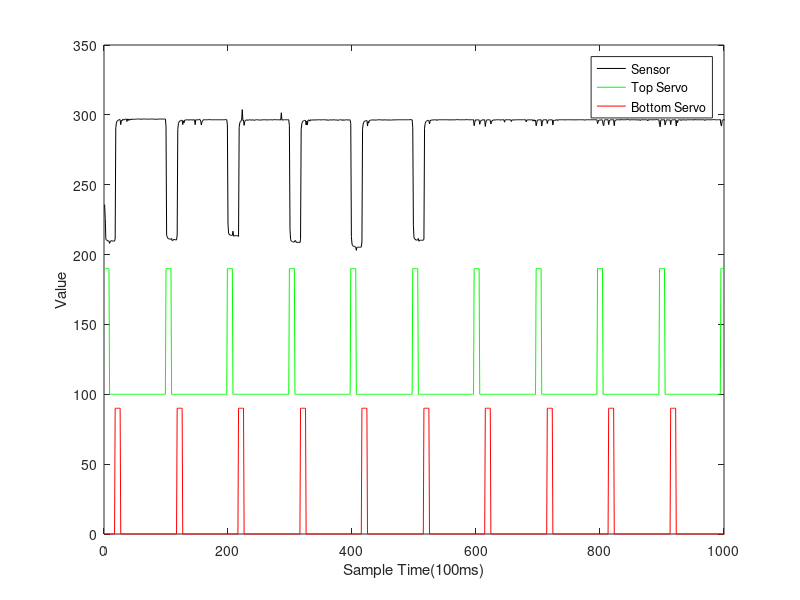

MATLAB code for this plot:
clc;
clear all;
close all;

data = [
    143	1	0
103	1	0
43	1	0
42	1	0
41	1	0
39	1	0
39	1	0
39	1	0
32	0	0
37	0	0
39	0	0
40	0	0
39	0	0
39	0	0
39	0	0
38	0	0
39	0	0
44	0	1
363	0	1
377	0	1
382	0	1
384	0	1
385	0	1
385	0	1
387	0	1
386	0	1
372	0	0
384	0	0
383	0	0
387	0	0
387	0	0
385	0	0
387	0	0
387	0	0
388	0	0
388	0	0
381	0	0
388	0	0
388	0	0
384	0	0
387	0	0
386	0	0
388	0	0
386	0	0
388	0	0
387	0	0
388	0	0
388	0	0
387	0	0
387	0	0
388	0	0
388	0	0
388	0	0
388	0	0
388	0	0
388	0	0
388	0	0
388	0	0
388	0	0
387	0	0
388	0	0
388	0	0
388	0	0
388	0	0
388	0	0
388	0	0
388	0	0
388	0	0
388	0	0
388	0	0
387	0	0
388	0	0
388	0	0
388	0	0
388	0	0
388	0	0
388	0	0
388	0	0
388	0	0
388	0	0
388	0	0
387	0	0
387	0	0
388	0	0
388	0	0
387	0	0
388	0	0
388	0	0
388	0	0
388	0	0
388	0	0
388	0	0
388	0	0
388	0	0
388	0	0
388	0	0
388	0	0
388	0	0
388	0	0
368	1	0
55	1	0
51	1	0
47	1	0
45	1	0
45	1	0
44	1	0
44	1	0
44	1	0
46	0	0
40	0	0
41	0	0
43	0	0
42	0	0
44	0	0
42	0	0
42	0	0
42	0	0
56	0	1
358	0	1
375	0	1
380	0	1
382	0	1
383	0	1
384	0	1
384	0	1
385	0	1
372	0	0
383	0	0
377	0	0
385	0	0
385	0	0
385	0	0
386	0	0
386	0	0
386	0	0
385	0	0
386	0	0
385	0	0
386	0	0
386	0	0
386	0	0
385	0	0
386	0	0
385	0	0
386	0	0
386	0	0
372	0	0
386	0	0
386	0	0
386	0	0
386	0	0
386	0	0
386	0	0
388	0	0
386	0	0
382	0	0
371	0	0
380	0	0
382	0	0
386	0	0
386	0	0
386	0	0
386	0	0
386	0	0
386	0	0
386	0	0
386	0	0
386	0	0
386	0	0
387	0	0
386	0	0
386	0	0
386	0	0
386	0	0
386	0	0
386	0	0
386	0	0
386	0	0
386	0	0
386	0	0
386	0	0
386	0	0
386	0	0
386	0	0
386	0	0
386	0	0
386	0	0
386	0	0
386	0	0
386	0	0
386	0	0
386	0	0
386	0	0
386	0	0
386	0	0
387	0	0
386	0	0
386	0	0
371	1	0
87	1	0
60	1	0
58	1	0
56	1	0
56	1	0
55	1	0
55	1	0
55	1	0
67	0	0
53	0	0
53	0	0
54	0	0
54	0	0
55	0	0
54	0	0
54	0	0
54	0	0
52	0	1
364	0	1
377	0	1
381	0	1
383	0	1
384	0	1
415	0	1
384	0	1
385	0	1
370	0	0
381	0	0
384	0	0
385	0	0
385	0	0
386	0	0
384	0	0
385	0	0
386	0	0
386	0	0
386	0	0
385	0	0
385	0	0
385	0	0
386	0	0
386	0	0
384	0	0
385	0	0
385	0	0
386	0	0
386	0	0
386	0	0
386	0	0
386	0	0
385	0	0
385	0	0
385	0	0
385	0	0
386	0	0
385	0	0
386	0	0
386	0	0
386	0	0
386	0	0
386	0	0
386	0	0
385	0	0
386	0	0
386	0	0
385	0	0
386	0	0
386	0	0
386	0	0
386	0	0
386	0	0
386	0	0
385	0	0
386	0	0
386	0	0
387	0	0
386	0	0
386	0	0
386	0	0
386	0	0
386	0	0
386	0	0
386	0	0
386	0	0
386	0	0
385	0	0
406	0	0
385	0	0
386	0	0
385	0	0
386	0	0
386	0	0
386	0	0
386	0	0
386	0	0
386	0	0
386	0	0
386	0	0
386	0	0
369	1	0
71	1	0
43	1	0
39	1	0
38	1	0
37	1	0
36	1	0
36	1	0
36	1	0
40	0	0
40	0	0
35	0	0
36	0	0
34	0	0
35	0	0
35	0	0
35	0	0
34	0	0
44	0	1
358	0	1
374	0	1
380	0	1
382	0	1
383	0	1
384	0	1
384	0	1
384	0	1
371	0	0
382	0	0
371	0	0
385	0	0
385	0	0
385	0	0
382	0	0
386	0	0
385	0	0
385	0	0
385	0	0
386	0	0
385	0	0
385	0	0
386	0	0
385	0	0
386	0	0
385	0	0
386	0	0
386	0	0
386	0	0
386	0	0
386	0	0
386	0	0
385	0	0
386	0	0
386	0	0
386	0	0
386	0	0
386	0	0
386	0	0
386	0	0
385	0	0
386	0	0
386	0	0
384	0	0
385	0	0
385	0	0
386	0	0
386	0	0
385	0	0
385	0	0
386	0	0
385	0	0
386	0	0
386	0	0
386	0	0
385	0	0
385	0	0
385	0	0
386	0	0
384	0	0
385	0	0
385	0	0
386	0	0
386	0	0
386	0	0
385	0	0
386	0	0
384	0	0
386	0	0
385	0	0
385	0	0
385	0	0
386	0	0
386	0	0
386	0	0
385	0	0
385	0	0
386	0	0
386	0	0
385	0	0
375	1	0
51	1	0
30	1	0
26	1	0
24	1	0
24	1	0
23	1	0
22	1	0
22	1	0
12	0	0
21	0	0
21	0	0
21	0	0
21	0	0
21	0	0
21	0	0
21	0	0
22	0	0
36	0	1
359	0	1
374	0	1
379	0	1
382	0	1
382	0	1
383	0	1
384	0	1
384	0	1
368	0	0
381	0	0
377	0	0
384	0	0
384	0	0
385	0	0
385	0	0
385	0	0
386	0	0
385	0	0
385	0	0
386	0	0
385	0	0
385	0	0
385	0	0
385	0	0
386	0	0
386	0	0
386	0	0
386	0	0
386	0	0
386	0	0
385	0	0
386	0	0
385	0	0
385	0	0
386	0	0
385	0	0
386	0	0
386	0	0
385	0	0
385	0	0
386	0	0
385	0	0
385	0	0
385	0	0
386	0	0
385	0	0
385	0	0
385	0	0
385	0	0
386	0	0
386	0	0
385	0	0
386	0	0
385	0	0
386	0	0
386	0	0
386	0	0
386	0	0
386	0	0
386	0	0
386	0	0
386	0	0
386	0	0
386	0	0
386	0	0
386	0	0
386	0	0
386	0	0
386	0	0
386	0	0
386	0	0
386	0	0
386	0	0
386	0	0
386	0	0
386	0	0
386	0	0
387	0	0
386	0	0
386	0	0
386	0	0
363	1	0
84	1	0
48	1	0
45	1	0
44	1	0
42	1	0
41	1	0
42	1	0
42	1	0
46	0	0
38	0	0
41	0	0
41	0	0
41	0	0
41	0	0
41	0	0
41	0	0
41	0	0
44	0	1
362	0	1
375	0	1
380	0	1
382	0	1
383	0	1
384	0	1
384	0	1
384	0	1
374	0	0
382	0	0
385	0	0
385	0	0
385	0	0
385	0	0
386	0	0
386	0	0
385	0	0
386	0	0
386	0	0
386	0	0
384	0	0
386	0	0
386	0	0
386	0	0
386	0	0
386	0	0
386	0	0
386	0	0
386	0	0
386	0	0
386	0	0
386	0	0
386	0	0
386	0	0
386	0	0
386	0	0
386	0	0
386	0	0
386	0	0
385	0	0
386	0	0
386	0	0
386	0	0
385	0	0
386	0	0
386	0	0
386	0	0
386	0	0
385	0	0
386	0	0
386	0	0
386	0	0
386	0	0
387	0	0
386	0	0
386	0	0
386	0	0
386	0	0
386	0	0
386	0	0
386	0	0
386	0	0
386	0	0
386	0	0
386	0	0
386	0	0
386	0	0
386	0	0
387	0	0
386	0	0
386	0	0
386	0	0
386	0	0
386	0	0
386	0	0
386	0	0
386	0	0
386	0	0
386	0	0
386	0	0
369	1	0
378	1	0
386	1	0
385	1	0
385	1	0
386	1	0
386	1	0
386	1	0
385	1	0
373	0	0
380	0	0
384	0	0
384	0	0
386	0	0
385	0	0
386	0	0
386	0	0
386	0	0
367	0	1
379	0	1
384	0	1
386	0	1
386	0	1
386	0	1
386	0	1
386	0	1
384	0	1
374	0	0
382	0	0
382	0	0
385	0	0
385	0	0
386	0	0
385	0	0
385	0	0
386	0	0
386	0	0
386	0	0
386	0	0
386	0	0
386	0	0
386	0	0
385	0	0
385	0	0
386	0	0
386	0	0
386	0	0
386	0	0
386	0	0
379	0	0
386	0	0
386	0	0
386	0	0
386	0	0
386	0	0
386	0	0
386	0	0
386	0	0
386	0	0
386	0	0
381	0	0
385	0	0
386	0	0
386	0	0
385	0	0
385	0	0
386	0	0
386	0	0
386	0	0
386	0	0
386	0	0
386	0	0
386	0	0
386	0	0
386	0	0
386	0	0
386	0	0
386	0	0
386	0	0
386	0	0
386	0	0
386	0	0
386	0	0
386	0	0
380	0	0
385	0	0
386	0	0
385	0	0
386	0	0
386	0	0
386	0	0
385	0	0
386	0	0
386	0	0
386	0	0
382	0	0
385	0	0
386	0	0
382	0	0
385	0	0
369	1	0
377	1	0
385	1	0
385	1	0
386	1	0
386	1	0
385	1	0
386	1	0
386	1	0
368	0	0
378	0	0
385	0	0
386	0	0
386	0	0
386	0	0
386	0	0
386	0	0
386	0	0
375	0	1
383	0	1
385	0	1
386	0	1
386	0	1
385	0	1
386	0	1
386	0	1
386	0	1
371	0	0
384	0	0
384	0	0
385	0	0
384	0	0
386	0	0
385	0	0
386	0	0
384	0	0
386	0	0
386	0	0
386	0	0
386	0	0
386	0	0
386	0	0
386	0	0
386	0	0
386	0	0
386	0	0
385	0	0
386	0	0
386	0	0
386	0	0
386	0	0
386	0	0
386	0	0
386	0	0
386	0	0
386	0	0
386	0	0
386	0	0
386	0	0
385	0	0
386	0	0
386	0	0
386	0	0
386	0	0
385	0	0
386	0	0
386	0	0
386	0	0
386	0	0
386	0	0
386	0	0
386	0	0
386	0	0
386	0	0
386	0	0
386	0	0
386	0	0
386	0	0
385	0	0
385	0	0
386	0	0
386	0	0
386	0	0
386	0	0
386	0	0
386	0	0
386	0	0
386	0	0
386	0	0
386	0	0
386	0	0
386	0	0
386	0	0
386	0	0
386	0	0
386	0	0
386	0	0
386	0	0
386	0	0
375	1	0
380	1	0
385	1	0
385	1	0
385	1	0
385	1	0
386	1	0
386	1	0
384	1	0
372	0	0
369	0	0
385	0	0
386	0	0
386	0	0
386	0	0
386	0	0
386	0	0
386	0	0
372	0	1
383	0	1
385	0	1
386	0	1
386	0	1
386	0	1
386	0	1
386	0	1
386	0	1
369	0	0
384	0	0
384	0	0
386	0	0
386	0	0
386	0	0
386	0	0
386	0	0
386	0	0
385	0	0
386	0	0
387	0	0
386	0	0
386	0	0
386	0	0
386	0	0
386	0	0
386	0	0
386	0	0
386	0	0
386	0	0
388	0	0
387	0	0
386	0	0
386	0	0
385	0	0
386	0	0
386	0	0
386	0	0
386	0	0
386	0	0
386	0	0
386	0	0
386	0	0
386	0	0
386	0	0
385	0	0
386	0	0
386	0	0
385	0	0
386	0	0
386	0	0
384	0	0
386	0	0
386	0	0
386	0	0
386	0	0
386	0	0
386	0	0
386	0	0
386	0	0
386	0	0
386	0	0
386	0	0
383	0	0
386	0	0
386	0	0
386	0	0
386	0	0
386	0	0
386	0	0
386	0	0
386	0	0
386	0	0
386	0	0
386	0	0
386	0	0
386	0	0
387	0	0
386	0	0
386	0	0
386	0	0
386	0	0
373	1	0
366	1	0
385	1	0
386	1	0
386	1	0
385	1	0
386	1	0
386	1	0
386	1	0
371	0	0
379	0	0
385	0	0
386	0	0
386	0	0
385	0	0
385	0	0
385	0	0
386	0	0
372	0	1
384	0	1
385	0	1
386	0	1
386	0	1
386	0	1
386	0	1
386	0	1
386	0	1
368	0	0
384	0	0
378	0	0
385	0	0
386	0	0
386	0	0
386	0	0
386	0	0
384	0	0
386	0	0
386	0	0
386	0	0
385	0	0
386	0	0
386	0	0
385	0	0
385	0	0
386	0	0
386	0	0
386	0	0
386	0	0
386	0	0
386	0	0
386	0	0
386	0	0
386	0	0
386	0	0
386	0	0
386	0	0
385	0	0
387	0	0
386	0	0
386	0	0
386	0	0
386	0	0
386	0	0
386	0	0
386	0	0
386	0	0
386	0	0
386	0	0
386	0	0
386	0	0
386	0	0
386	0	0
386	0	0
384	0	0
386	0	0
386	0	0
386	0	0
386	0	0
386	0	0
386	0	0
386	0	0
386	0	0
386	0	0
386	0	0
386	0	0
386	0	0
386	0	0
387	0	0
387	0	0
386	0	0
386	0	0
386	0	0
386	0	0
386	0	0
386	0	0
386	0	0
386	0	0
386	0	0
387	0	0
372	1	0
368	1	0
384	1	0
385	1	0
386	1	0
386	1	0
386	1	0
386	1	0
];

figure
sensorValue = data(:,1)/4 + 200;
upperServo = data(:,2)*90 + 100;
lowerServo = data(:,3)*90;
plot(sensorValue, 'k');
hold on
plot(upperServo, 'g');
hold on
plot(lowerServo, 'r');

xlabel('Sample Time(100ms)');
ylabel('Value');

xlim([0 1000]);

legend('Sensor', 'Top Servo', 'Bottom Servo');

